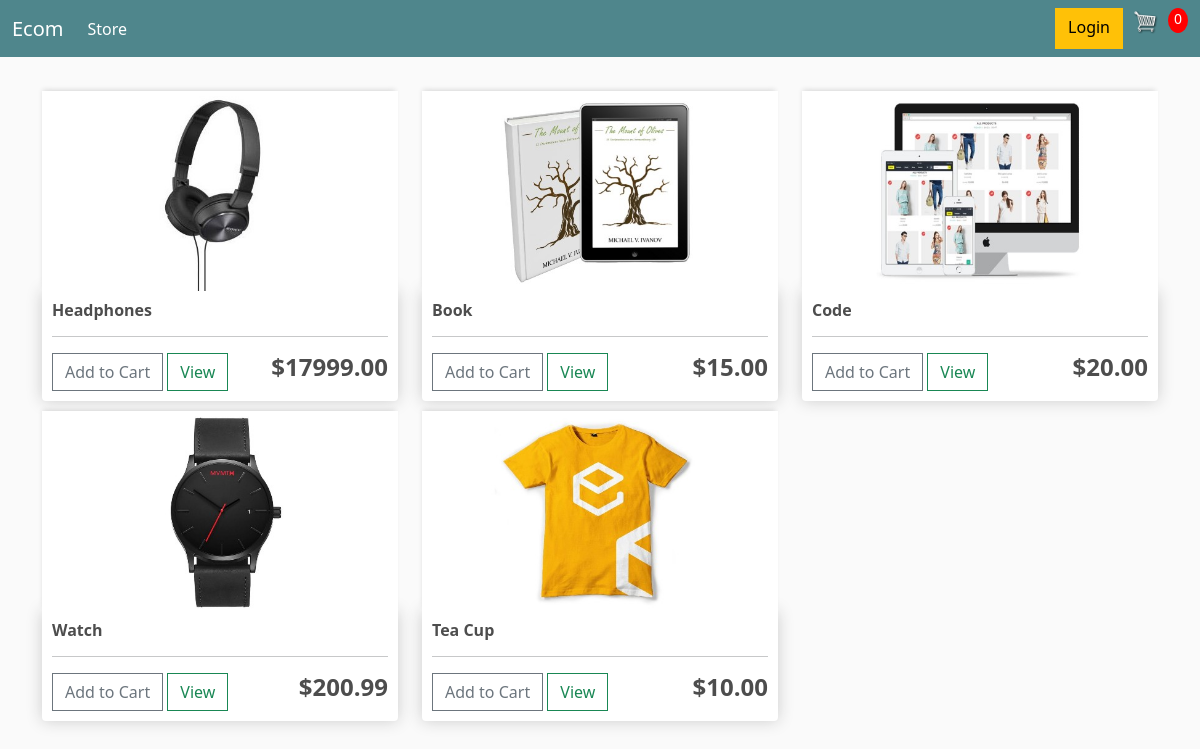
The page / on the database its author committed.
### store/models.py (models this page shows, shortened)
class Product(models.Model):
    name = models.CharField(max_length=200, null=True)
    price = models.FloatField()
    digital = models.BooleanField(default=False, null=True, blank=False)
    image = models.ImageField(null=True, blank=True)
    @property
    def imageURL(self):
        try:
            url = self.image.url
        except:
            url = ''
        return url

### store/views.py (the view)
# urls.py: path('', store_main_view, name='store'),
def store_main_view(request):
    products = Product.objects.all()
    context = {
        'products': products
    }
    return render(request, 'store/store.html', context)

### store/templates/store/store.html
{% extends 'store/main.html' %}
{% load static %}
{% block content %}
<div class="row">
    {% for product in products %}
    <div class="col-lg-4">
        <img class="thumbnail" src="{{ product.imageURL }}">
        <div class="box-element product">
            <h6><strong>{{ product.name }}</strong></h6>
            <hr>
            <button  class="btn btn-outline-secondary add-btn">Add to Cart</button>
            <a class="btn btn-outline-success" href="#">View</a>
            <h4 style="display: inline-block; float: right"><strong>${{ product.price|floatformat:2 }}</strong></h4>
        </div>
    </div>
    {% endfor %}
</div>
{% endblock %}

### store/templates/store/main.html (shortened to what this page needs)
<!DOCTYPE html>
{% load static %}
<html>
    <head>
           <link href="https://cdn.jsdelivr.net/npm/bootstrap@5.0.0-beta1/dist/css/bootstrap.min.css" rel="stylesheet"
>
           <link rel="stylesheet" type="text/css" href="{% static 'css/main.css' %}">
     </head>
     <body>
        <nav class="navbar navbar-expand-lg navbar-dark bg-dark">
            <div class="container-fluid">
                <a class="navbar-brand" href={% url 'store' %}>Ecom</a>
                <div class="collapse navbar-collapse" id="navbarSupportedContent">
                <ul class="navbar-nav me-auto mb-2 mb-lg-0">
                    <li class="nav-item">
                    <a class="nav-link active" aria-current="page" href={% url 'store' %}>Store</a>
                    </li>
                </ul>
                <form class="d-flex">
                    <a href="#"class="btn btn-warning">Login</a>
                    <a href="{% url 'cart' %}">
                        <img  id="cart-icon" src="{% static 'images/cart.png' %}">
                    </a>
                    <p id="cart-total">0</p>
                </form>
                </div>
            </div>
        </nav>
        <br>
        <div class="container">
            {% block content %}
            {% endblock %}
        </div>
     </body>
</html>

### static/css/main.css (style rules this page uses)
body { background-color: hsl(0, 0%, 98%); }
h1,h2,h3,h4,h5,h6 { color:hsl(0, 0%, 30%); }
.box-element { box-shadow:hsl(0, 0%, 80%) 0 0 16px; background-color: #fff; border-radius: 4px; padding: 10px; }
.thumbnail { width: 100%; height: 200px; -webkit-box-shadow: -1px -3px 5px -2px rgba(214,214,214,1); -moz-box-shadow: -1px -3px 5px -2px rgba(214,214,214,1); box-shadow: -1px -3px 5px -2px rgba(214,214,214,1); }
.product { border-radius: 0 0 4px 4px; }
.bg-dark { background-color: #4f868c!important; }
#cart-icon { width:25px; display: inline-block; margin-left: 10px; margin-right: 10px; }
#cart-total { display: block; text-align: center; color:#fff; background-color: red; width: 20px; height: 25px; border-radius: 50%; font-size: 14px; }
.col-lg-4, .col-lg-6, .col-lg-8, .col-lg-12 { margin-top: 10px; }
.btn { border-radius: 0; }

### rows shown on the page
Product: imageURL (picture), name "Headphones", price "17999.00"
Product: imageURL (picture), name "Book", price "15.00"
Product: imageURL (picture), name "Code", price "20.00"
Product: imageURL (picture), name "Watch", price "200.99"
Product: imageURL (picture), name "Tea Cup", price "10.00"
